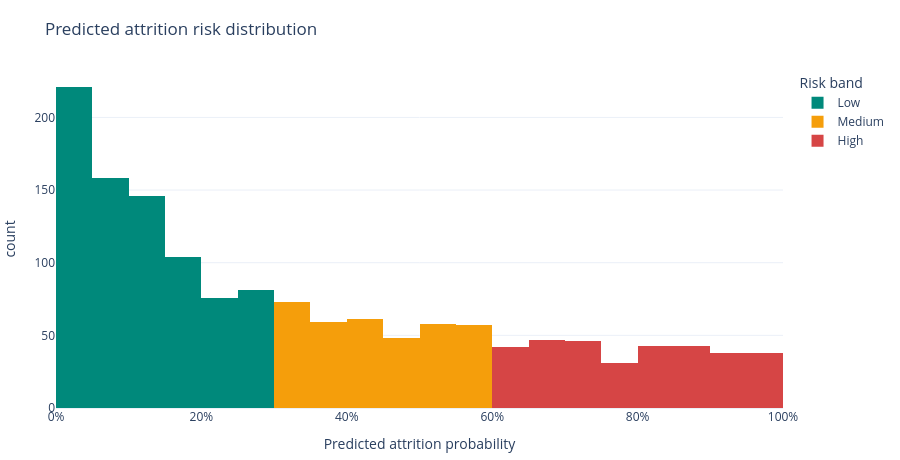

Here is the notebook cell this chart was saved with:
### Markdown cell above
## Visualisation 5: Predicted Attrition Risk Distribution

This histogram shows how the persisted model distributes employees across predicted attrition probabilities and risk bands.

### Code cell
fig = px.histogram(
    data,
    x="Risk probability",
    color="Risk band",
    nbins=25,
    category_orders={"Risk band": ["Low", "Medium", "High"]},
    color_discrete_map={"Low": TEAL, "Medium": GOLD, "High": RED},
    title="Predicted attrition risk distribution",
    labels={
        "Risk probability": "Predicted attrition probability",
        "count": "Employees",
    },
    template=PLOT_TEMPLATE,
)
fig.update_xaxes(tickformat=".0%")
fig.update_layout(
    barmode="stack",
    height=460,
    margin=dict(t=70, l=10, r=10, b=10),
)
fig.show()

### Figure 1 — Plotly figure (JSON) as saved in the notebook; plotly's stock layout.template omitted (floating-point values rounded to 4 significant figures; data arrays with more than 128 entries replaced by an {"elided": "..."} marker saying what was removed)
{"data": [{"bingroup": "x", "hovertemplate": "Risk band=Low<br>Predicted attrition probability=%{x}<br>count=%{y}<extra></extra>", "legendgroup": "Low", "marker": {"color": "#00897b", "pattern": {"shape": ""}}, "name": "Low", "nbinsx": 25, "orientation": "v", "showlegend": true, "type": "histogram", "x": {"elided": "786 float values"}, "xaxis": "x", "yaxis": "y"}, {"bingroup": "x", "hovertemplate": "Risk band=Medium<br>Predicted attrition probability=%{x}<br>count=%{y}<extra></extra>", "legendgroup": "Medium", "marker": {"color": "#f59e0b", "pattern": {"shape": ""}}, "name": "Medium", "nbinsx": 25, "orientation": "v", "showlegend": true, "type": "histogram", "x": {"elided": "356 float values"}, "xaxis": "x", "yaxis": "y"}, {"bingroup": "x", "hovertemplate": "Risk band=High<br>Predicted attrition probability=%{x}<br>count=%{y}<extra></extra>", "legendgroup": "High", "marker": {"color": "#d64545", "pattern": {"shape": ""}}, "name": "High", "nbinsx": 25, "orientation": "v", "showlegend": true, "type": "histogram", "x": {"elided": "328 float values"}, "xaxis": "x", "yaxis": "y"}], "layout": {"barmode": "stack", "height": 460, "legend": {"title": {"text": "Risk band"}, "tracegroupgap": 0}, "margin": {"b": 10, "l": 10, "r": 10, "t": 70}, "title": {"text": "Predicted attrition risk distribution"}, "xaxis": {"anchor": "y", "domain": [0, 1], "tickformat": ".0%", "title": {"text": "Predicted attrition probability"}}, "yaxis": {"anchor": "x", "domain": [0, 1], "title": {"text": "count"}}}}
